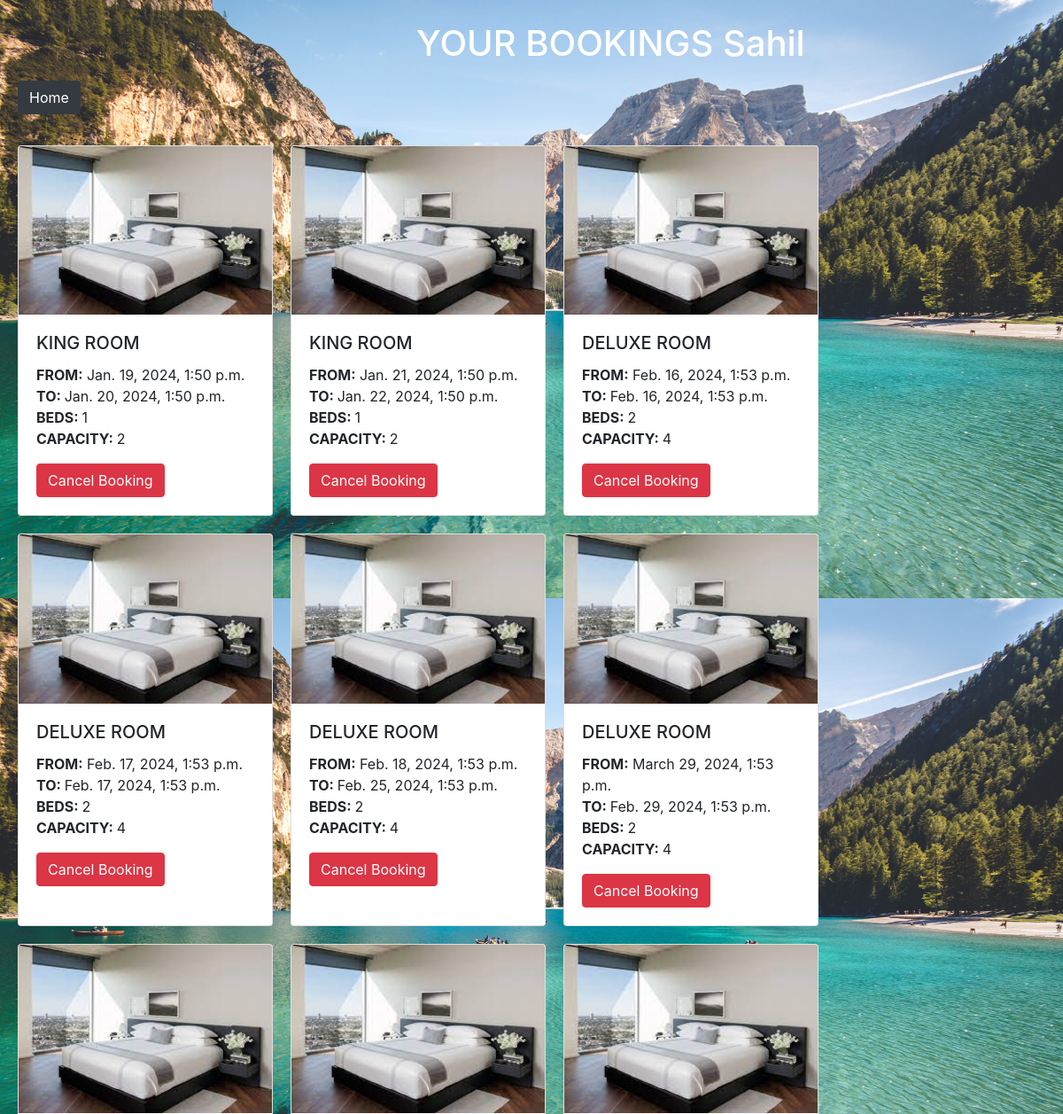
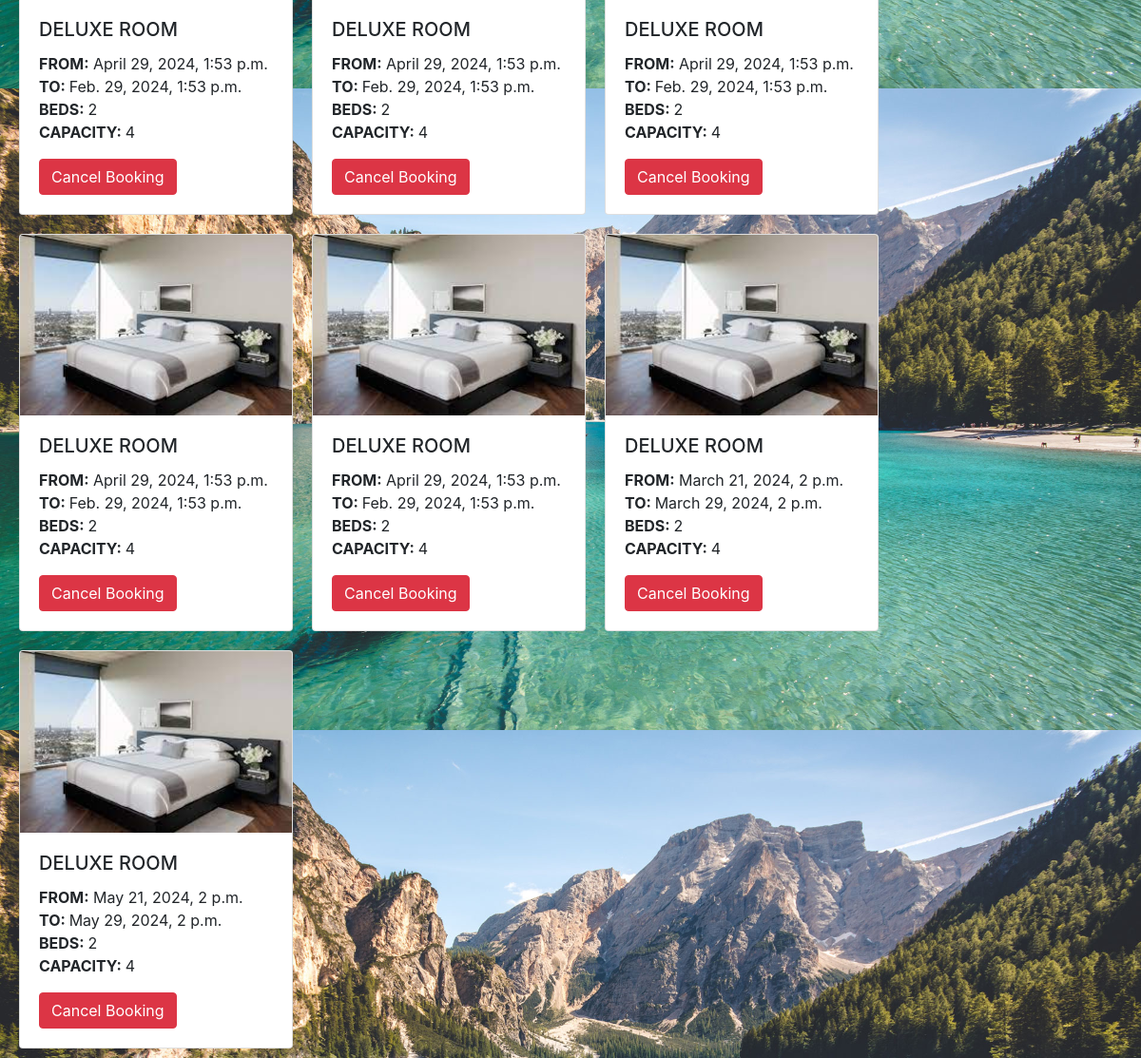
/booking_list/ (signed in), run on the app's committed database (2 pictures, top to bottom).
### hotel/models.py (models this page shows, shortened)
class Bookings(models.Model):
    user=models.ForeignKey(settings.AUTH_USER_MODEL,on_delete=models.CASCADE)
    room = models.ForeignKey(Room,on_delete=models.CASCADE)
    check_in=models.DateTimeField()
    check_out=models.DateTimeField()
    def get_room_category(self):
        room_categories=dict(self.room.ROOM_CATEGORIES)
        room_category=room_categories.get(self.room.category)
        return room_category
    def get_cancel_booking_url(self):
        return reverse_lazy('hotel:CancelBookingView', args=[self.pk, ])

class Room(models.Model):
    ROOM_CATEGORIES=(
        ('YAC','AC'),
        ('NAC','NON'),
        ('DEL','DELUXE'),
        ('KIN','KING'),
        ('QUE','QUEEN'),
    )
    number=models.IntegerField()
    category=models.CharField(max_length=3,choices=ROOM_CATEGORIES)
    beds=models.IntegerField()
    capacity=models.IntegerField()

### hotel/views.py (the view)
# urls.py: path('booking_list/',BookingList.as_view(),name="BookingList"),
class BookingList(ListView):
    model=Bookings
    def get_queryset(self,*args,**kwargs) :
        if self.request.user.is_staff:
            booking_list=Bookings.objects.all()
            return booking_list
        else:
            booking_list=Bookings.objects.filter(user=self.request.user)
            return booking_list

### hotel/templates/hotel/bookings_list.html (shortened to what this page needs)
<!DOCTYPE html>
<html lang="en">
<head>
  {% load static %}
    <link rel="stylesheet" href="https://cdn.jsdelivr.net/npm/bootstrap@4.3.1/dist/css/bootstrap.min.css">
  </head>
<body>
  <div class="container">
    <h1 style="color: #ffffff; padding-left: 425px; padding-bottom: 10px; padding-top: 25px;"> YOUR BOOKINGS {{user}} </h1>
  </div>
  <a class="btn btn-dark   custom-button"  href="{% url 'hotel:RoomList' %}"> Home</a>
    <DIV class="row" style="padding-left: 25px; padding-top:25px ;">
    {% for booking in bookings_list %}
    <div class="card " style="width: 18rem; margin: 10px; ">
        <img src="{% static 'img/download.jpeg' %}" class="card-img-top">
        <div class="card-body">
          <h5 class="card-title">{{booking.get_room_category}} ROOM</h5>
          <p   class="card-text"><strong>FROM:</strong> {{booking.check_in}}<br><strong>TO: </strong>{{booking.check_out}}<br><strong>BEDS: </strong>{{booking.room.beds}}<br><strong>CAPACITY: </strong>{{booking.room.capacity}}</p>
          <a href="{{booking.get_cancel_booking_url}}" class="btn btn-danger">Cancel Booking</a>
        </div>
      </div>
    {% endfor %}
  </DIV>
</body>
</html>

### data on the page
Bookings: get_room_category "KING", check_in "Jan. 19, 2024, 1:50 p.m.", check_out "Jan. 20, 2024, 1:50 p.m.", room.beds "1", room.capacity "2"
Bookings: get_room_category "KING", check_in "Jan. 21, 2024, 1:50 p.m.", check_out "Jan. 22, 2024, 1:50 p.m.", room.beds "1", room.capacity "2"
Bookings: get_room_category "DELUXE", check_in "Feb. 16, 2024, 1:53 p.m.", check_out "Feb. 16, 2024, 1:53 p.m.", room.beds "2", room.capacity "4"
Bookings: get_room_category "DELUXE", check_in "Feb. 17, 2024, 1:53 p.m.", check_out "Feb. 17, 2024, 1:53 p.m.", room.beds "2", room.capacity "4"
Bookings: get_room_category "DELUXE", check_in "Feb. 18, 2024, 1:53 p.m.", check_out "Feb. 25, 2024, 1:53 p.m.", room.beds "2", room.capacity "4"
Bookings: get_room_category "DELUXE", check_in "March 29, 2024, 1:53 p.m.", check_out "Feb. 29, 2024, 1:53 p.m.", room.beds "2", room.capacity "4"
Bookings: get_room_category "DELUXE", check_in "April 29, 2024, 1:53 p.m.", check_out "Feb. 29, 2024, 1:53 p.m.", room.beds "2", room.capacity "4"
Bookings: get_room_category "DELUXE", check_in "April 29, 2024, 1:53 p.m.", check_out "Feb. 29, 2024, 1:53 p.m.", room.beds "2", room.capacity "4"
Bookings: get_room_category "DELUXE", check_in "April 29, 2024, 1:53 p.m.", check_out "Feb. 29, 2024, 1:53 p.m.", room.beds "2", room.capacity "4"
Bookings: get_room_category "DELUXE", check_in "April 29, 2024, 1:53 p.m.", check_out "Feb. 29, 2024, 1:53 p.m.", room.beds "2", room.capacity "4"
Bookings: get_room_category "DELUXE", check_in "April 29, 2024, 1:53 p.m.", check_out "Feb. 29, 2024, 1:53 p.m.", room.beds "2", room.capacity "4"
Bookings: get_room_category "DELUXE", check_in "March 21, 2024, 2 p.m.", check_out "March 29, 2024, 2 p.m.", room.beds "2", room.capacity "4"
Bookings: get_room_category "DELUXE", check_in "May 21, 2024, 2 p.m.", check_out "May 29, 2024, 2 p.m.", room.beds "2", room.capacity "4"

### other printed values
{{ user }} "Sahil"
